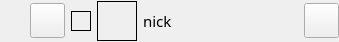
<?xml version="1.0" encoding="UTF-8"?>
<ui version="4.0">
 <class>FormPlayerInGame</class>
 <widget class="QWidget" name="FormPlayerInGame">
  <property name="geometry">
   <rect>
    <x>0</x>
    <y>0</y>
    <width>339</width>
    <height>42</height>
   </rect>
  </property>
  <property name="windowTitle">
   <string>Form</string>
  </property>
  <property name="styleSheet">
   <string notr="true">QPushButton:disabled{
	border-image: url(:/stylesheet/small_button_disabled.png);
}
/*PushButton*/
QPushButton{
	color: rgb(180, 188, 142);
	border-image: url(:/stylesheet/small_button.png);
}
QPushButton:hover, QPushButton:focus{	
	color: rgb(255, 255, 255);	
	border-image: url(:/stylesheet/small_button_hover.png);
}
QPushButton:pressed{
	padding-top: 2px;
	border-image: url(:/stylesheet/small_button_pressed.png);
}</string>
  </property>
  <layout class="QHBoxLayout" name="horizontalLayout">
   <property name="leftMargin">
    <number>0</number>
   </property>
   <property name="topMargin">
    <number>0</number>
   </property>
   <property name="rightMargin">
    <number>0</number>
   </property>
   <property name="bottomMargin">
    <number>0</number>
   </property>
   <item>
    <widget class="QLabel" name="_l_team">
     <property name="minimumSize">
      <size>
       <width>24</width>
       <height>24</height>
      </size>
     </property>
     <property name="maximumSize">
      <size>
       <width>24</width>
       <height>24</height>
      </size>
     </property>
     <property name="text">
      <string/>
     </property>
     <property name="pixmap">
      <pixmap resource="../resources/resources.qrc">:/stylesheet/icon_green_flag.png</pixmap>
     </property>
     <property name="scaledContents">
      <bool>true</bool>
     </property>
    </widget>
   </item>
   <item>
    <widget class="QPushButton" name="_pb_team">
     <property name="enabled">
      <bool>true</bool>
     </property>
     <property name="minimumSize">
      <size>
       <width>35</width>
       <height>35</height>
      </size>
     </property>
     <property name="maximumSize">
      <size>
       <width>35</width>
       <height>35</height>
      </size>
     </property>
     <property name="text">
      <string/>
     </property>
     <property name="icon">
      <iconset resource="../resources/resources.qrc">
       <normaloff>:/stylesheet/icon_green_flag.png</normaloff>:/stylesheet/icon_green_flag.png</iconset>
     </property>
     <property name="iconSize">
      <size>
       <width>24</width>
       <height>24</height>
      </size>
     </property>
     <property name="checkable">
      <bool>false</bool>
     </property>
    </widget>
   </item>
   <item>
    <layout class="QHBoxLayout" name="horizontalLayout_2">
     <item>
      <widget class="QLabel" name="label">
       <property name="minimumSize">
        <size>
         <width>20</width>
         <height>20</height>
        </size>
       </property>
       <property name="maximumSize">
        <size>
         <width>20</width>
         <height>20</height>
        </size>
       </property>
       <property name="frameShape">
        <enum>QFrame::Box</enum>
       </property>
       <property name="text">
        <string/>
       </property>
      </widget>
     </item>
     <item>
      <widget class="QLabel" name="label_2">
       <property name="minimumSize">
        <size>
         <width>40</width>
         <height>40</height>
        </size>
       </property>
       <property name="maximumSize">
        <size>
         <width>40</width>
         <height>40</height>
        </size>
       </property>
       <property name="frameShape">
        <enum>QFrame::Box</enum>
       </property>
       <property name="text">
        <string/>
       </property>
      </widget>
     </item>
     <item>
      <widget class="QLabel" name="_l_nick">
       <property name="minimumSize">
        <size>
         <width>60</width>
         <height>35</height>
        </size>
       </property>
       <property name="font">
        <font>
         <family>Revue BT</family>
         <pointsize>11</pointsize>
         <weight>50</weight>
         <bold>false</bold>
        </font>
       </property>
       <property name="text">
        <string>nick</string>
       </property>
      </widget>
     </item>
     <item>
      <widget class="QPushButton" name="_pb_exit">
       <property name="minimumSize">
        <size>
         <width>35</width>
         <height>35</height>
        </size>
       </property>
       <property name="maximumSize">
        <size>
         <width>35</width>
         <height>35</height>
        </size>
       </property>
       <property name="text">
        <string/>
       </property>
       <property name="icon">
        <iconset resource="../resources/resources.qrc">
         <normaloff>:/stylesheet/icon_exit.png</normaloff>:/stylesheet/icon_exit.png</iconset>
       </property>
       <property name="iconSize">
        <size>
         <width>24</width>
         <height>24</height>
        </size>
       </property>
      </widget>
     </item>
    </layout>
   </item>
  </layout>
 </widget>
 <resources>
  <include location="../resources/resources.qrc"/>
 </resources>
 <connections/>
</ui>
